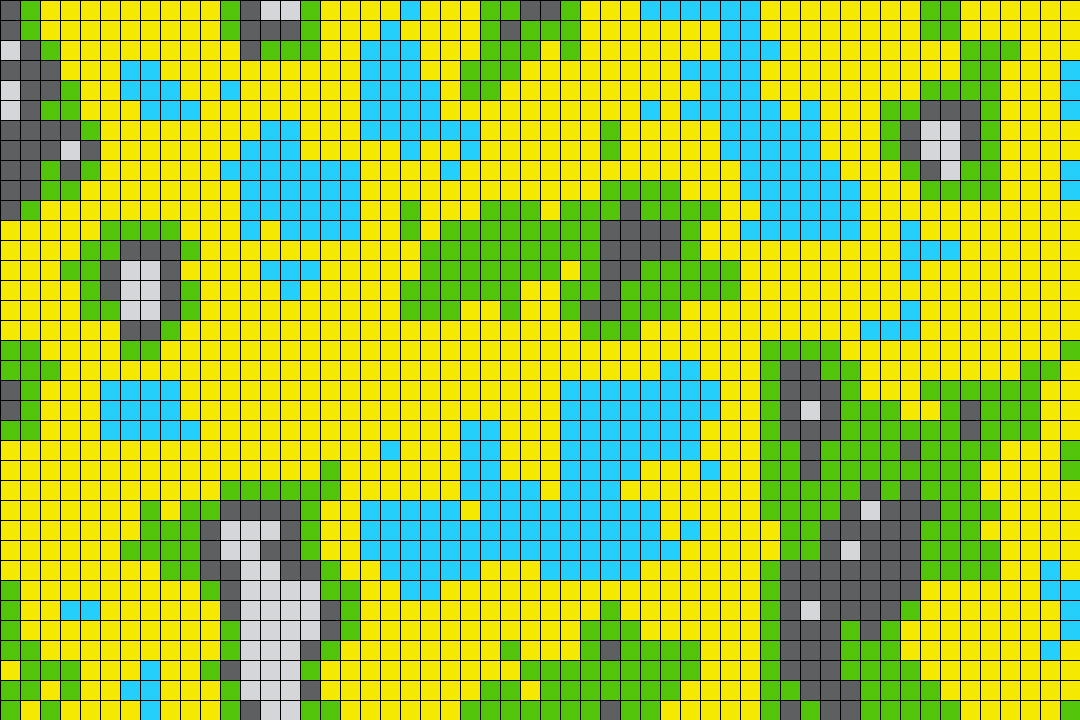
Frame 1 (no input)
Frame 60 (the mouse pressed at the canvas centre just before this capture): identical to frame 1, image omitted
Frame 120 (the mouse held since frame 60 and released just before this capture): identical to frame 1, image omitted

The Processing sketch that drew this single still picture (run headless with seeded random() and noise(); from frame 60 on, the mouse is pressed at the canvas centre):

// Processing sketch: perlin_noise
// ── perlin_noise.pde
float scl =  0.15;
int tileSize = 20;

void setup()
{
 size(1080, 720);
}

void draw()
{
  for(int i = 0, w= width/tileSize; i < w; i++)
  {
    for(int j = 0, h= height/tileSize; j < h; j++)
    {
      fill(getColor(noise(i*scl, j*scl)));
      rect(i*tileSize, j*tileSize, tileSize, tileSize);
    } 
  }
}
 

color getColor(double x)
{ 
  if(x > 0.7) //snow peak
    return #d4d6d9;
  
  if(x > 0.6) //mountain
    return #5d5f61; 
   
  if(x > 0.5) //grass
    return #52c40a; 
    
  if(x > 0.3) //sand
    return #F5E902;
    
  else //water
    return #24CFFC;
}

// ── PerlinNoise.pde
float fade(float t)
{
   return t * t * t * (t * (t * 6 - 15) + 10); 
}

PVector getGradient()
{
   float x = random(5);
   
   if(x == 1)
     return g1;
      
   if(x==2)
     return g2;
     
   if(x==3)
     return g3;
     
   else
     return g4;
}

PVector g1 = new PVector(1.0 , 1.0);
PVector g2 = new PVector(-1.0 , 1.0);
PVector g3 = new PVector(-1.0 , -1.0);
PVector g4 = new PVector( 1.0 , -1.0);

PVector d1 = new PVector(0, 1);
PVector d2 = new PVector(1, 1);
PVector d3 = new PVector(0, 1);
PVector d4 = new PVector(0, 0);

double PerlinNoise2d(float x, float y)
{
  x = x - (int)x;
  y = y - (int)y;
  
  PVector loc = new PVector(x, y);
  
  PVector dis1 = d1.sub(loc);
  PVector dis2 = d2.sub(loc);
  PVector dis3 = d3.sub(loc);
  PVector dis4 = d4.sub(loc);
  
  float dot1 = dis1.dot(getGradient());
  float dot2 = dis2.dot(getGradient());
  float dot3 = dis3.dot(getGradient());
  float dot4 = dis4.dot(getGradient());
  
  float ab = dot4 + x * (dot1 - dot4);  
  float cd = dot3 + y * (dot2 - dot3);
  
  float val = ab + y * (cd - ab); 
  
  return fade(val);
  
  
}
